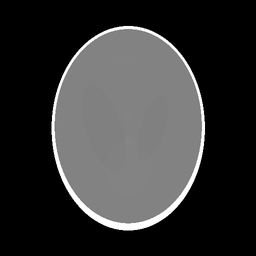
#> input picture Mini-Project/shepp-logan.png, 256 x 256 px, shrunk from 512 x 512 before the run
$ jupyter execute ModifiedCode_ForMarking.ipynb
#> lines starting #> are read from the running program, lines starting #| are printed output that depends on the picture
[cell 1]
# Radon Transform - Forward Transform
import numpy as np
import matplotlib.pyplot as plt

from skimage.io import imread
from skimage.transform import radon, rescale

image = imread("shepp-logan.png", as_gray=True)
#> image is the input picture: shape (256, 256) float64; min 0, max 1, mean 0.207

fig, (ax1, ax2) = plt.subplots(1, 2, figsize=(8, 4.5))

ax1.set_title("Original")
ax1.imshow(image, cmap=plt.cm.Greys_r, vmin=0.475, vmax=0.525)

theta = np.linspace(0., 180., max(image.shape), endpoint=False)
#> theta = 256 values from 0 to 179.3
sinogram = radon(image, theta=theta)
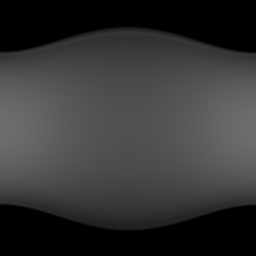
#> sinogram: shape (256, 256) float64; min 0, max 109.8, mean 53.1
dx, dy = 0.5 * 180.0 / max(image.shape), 0.5 / sinogram.shape[0]
#> dx = 0.352; dy = 0.00195
ax2.set_title("Radon transform\n(Sinogram)")
ax2.set_xlabel("Projection angle (deg)")
ax2.set_ylabel("Projection position (pixels)")
ax2.imshow(sinogram, cmap=plt.cm.Greys_r,
           extent=(-dx, 180.0 + dx, -dy, sinogram.shape[0] + dy),
           aspect='auto')

fig.tight_layout()
plt.show()
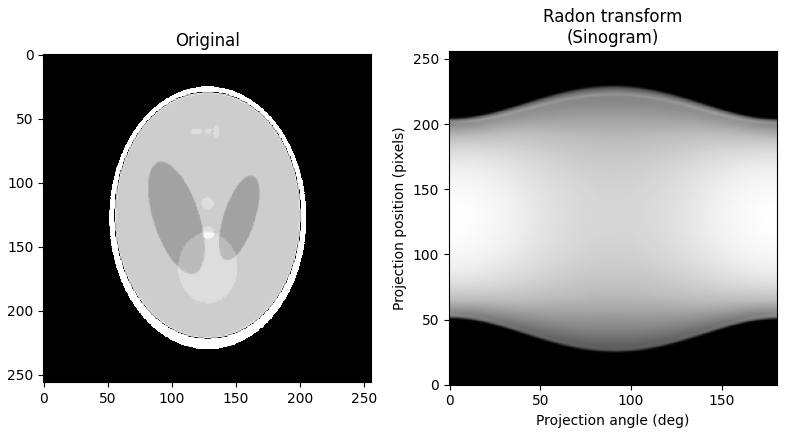
#> figure drawn by matplotlib, 2 panels

[cell 2]
# Reconstruction with Filtered Back Projection (FBP) - Frequency Response Plot
import matplotlib.pyplot as plt
from skimage.transform.radon_transform import _get_fourier_filter

filters = ['ramp', 'shepp-logan', 'cosine', 'hamming', 'hann']

for ix, f in enumerate(filters):
    response = _get_fourier_filter(2000, f)
    plt.plot(response, label=f)

plt.xlim([0, 1000])
plt.xlabel('frequency')
plt.legend()
plt.show()
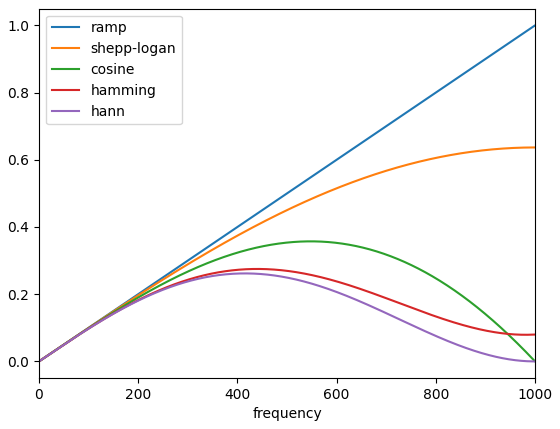
#> figure drawn by matplotlib, 1 panel; curve peaks at x = 1000, y = 1; curve peaks at x = 999, y = 0.637; curve peaks at x = 1452, y = 0.357

[cell 3]
# Reconstruction with Filtered Back Projection (FBP) - Inverse Transform with 'ramp filter
from skimage.transform import iradon
import time

start_time = int(round(time.time() * 1000))
reconstruction_fbp = iradon(sinogram, theta=theta, filter_name='ramp')
elapsed_time = int(round(time.time() * 1000)) - start_time
print(f"Time Taken in Milliseconds: {elapsed_time}")

error = reconstruction_fbp - image
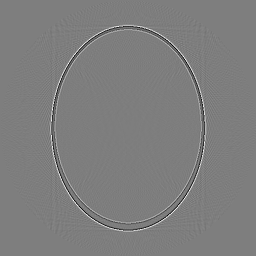
#> error: shape (256, 256) float64; min -0.219, max 0.224, mean 7.09e-06; drawn with min black and max white
print(f'FBP rms reconstruction error: {np.sqrt(np.mean(error**2)):.3g}')
#| FBP rms reconstruction error: 0.0192

imkwargs = dict(vmin=-0.2, vmax=0.2)
fig, (ax1, ax2) = plt.subplots(1, 2, figsize=(8, 4.5),
                               sharex=True, sharey=True)
ax1.set_title("Reconstruction\nFiltered back projection")
ax1.imshow(reconstruction_fbp, cmap=plt.cm.Greys_r)
ax2.set_title("Reconstruction error\nFiltered back projection")
ax2.imshow(reconstruction_fbp - image, cmap=plt.cm.Greys_r, **imkwargs)
plt.show()

[cell 4]
# Reconstruction with Simultaneous Algebraic Reconstruction Technique
from skimage.transform import iradon_sart

start_time = int(round(time.time() * 1000))
reconstruction_sart = iradon_sart(sinogram, theta=theta)
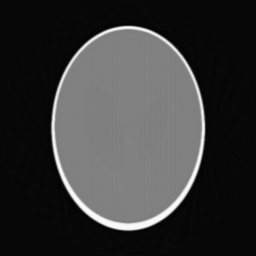
#> reconstruction_sart: shape (256, 256) float64; min -0.0329, max 1.04, mean 0.207; drawn with min black and max white
elapsed_time = int(round(time.time() * 1000)) - start_time
print(f"Time Taken in Milliseconds (Iteration 1): {elapsed_time}")

error = reconstruction_sart - image
print(f'SART (1 iteration) rms reconstruction error: '
      f'{np.sqrt(np.mean(error**2)):.3g}')
#| SART (1 iteration) rms reconstruction error: 0.023

# Original
# fig, axes = plt.subplots(2, 2, figsize=(8, 8.5), sharex=True, sharey=True)

#Increased Size
fig, axes = plt.subplots(4, 2, figsize=(12, 12.5), sharex=True, sharey=True)
ax = axes.ravel()

ax[0].set_title("Reconstruction\nSART")
ax[0].imshow(image, cmap=plt.cm.Greys_r, vmin=0.475, vmax=0.525)

ax[1].set_title("Reconstruction error\nSART")
ax[1].imshow(reconstruction_sart - image, cmap=plt.cm.Greys_r, **imkwargs)

# 2nd Iteration
start_time2 = int(round(time.time() * 1000))
reconstruction_sart2 = iradon_sart(sinogram, theta=theta, image=reconstruction_sart)
elapsed_time2 = int(round(time.time() * 1000)) - start_time
print(f"Time Taken in Milliseconds (Iteration 2): {elapsed_time2}")


error = reconstruction_sart2 - image
print(f'SART (2 iterations) rms reconstruction error: '
      f'{np.sqrt(np.mean(error**2)):.3g}')
#| SART (2 iterations) rms reconstruction error: 0.0161

ax[2].set_title("Reconstruction\nSART, 2 iterations")
ax[2].imshow(reconstruction_sart2, cmap=plt.cm.Greys_r)

ax[3].set_title("Reconstruction error\nSART, 2 iterations")
ax[3].imshow(reconstruction_sart2 - image, cmap=plt.cm.Greys_r, **imkwargs)

# 3rd Iteration of SART
start_time3 = int(round(time.time() * 1000))
reconstruction_sart3 = iradon_sart(sinogram, theta=theta, image=reconstruction_sart2)
elapsed_time3 = int(round(time.time() * 1000)) - start_time
print(f"Time Taken in Milliseconds (Iteration 3): {elapsed_time2}")

error = reconstruction_sart3 - image
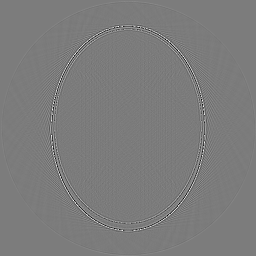
#> error: shape (256, 256) float64; min -0.178, max 0.188, mean 4.99e-05; drawn with min black and max white
print(f'SART (3 iterations) rms reconstruction error: '
      f'{np.sqrt(np.mean(error**2)):.3g}')
#| SART (3 iterations) rms reconstruction error: 0.0137

ax[4].set_title("Reconstruction\nSART, 3 iterations")
ax[4].imshow(reconstruction_sart3, cmap=plt.cm.Greys_r)

ax[5].set_title("Reconstruction error\nSART, 3 iterations")
ax[5].imshow(reconstruction_sart3 - image, cmap=plt.cm.Greys_r, **imkwargs)

# 4th Iteration of SART
start_time4 = int(round(time.time() * 1000))
reconstruction_sart4 = iradon_sart(sinogram, theta=theta, image=reconstruction_sart3)
elapsed_time4 = int(round(time.time() * 1000)) - start_time
print(f"Time Taken in Milliseconds (Iteration 4): {elapsed_time2}")

error = reconstruction_sart4 - image
print(f'SART (4 iterations) rms reconstruction error: '
      f'{np.sqrt(np.mean(error**2)):.3g}')
#| SART (4 iterations) rms reconstruction error: 0.0125

ax[6].set_title("Reconstruction\nSART, 4 iterations")
ax[6].imshow(reconstruction_sart4, cmap=plt.cm.Greys_r)

ax[7].set_title("Reconstruction error\nSART, 4 iterations")
ax[7].imshow(reconstruction_sart4 - image, cmap=plt.cm.Greys_r, **imkwargs)
plt.show()
